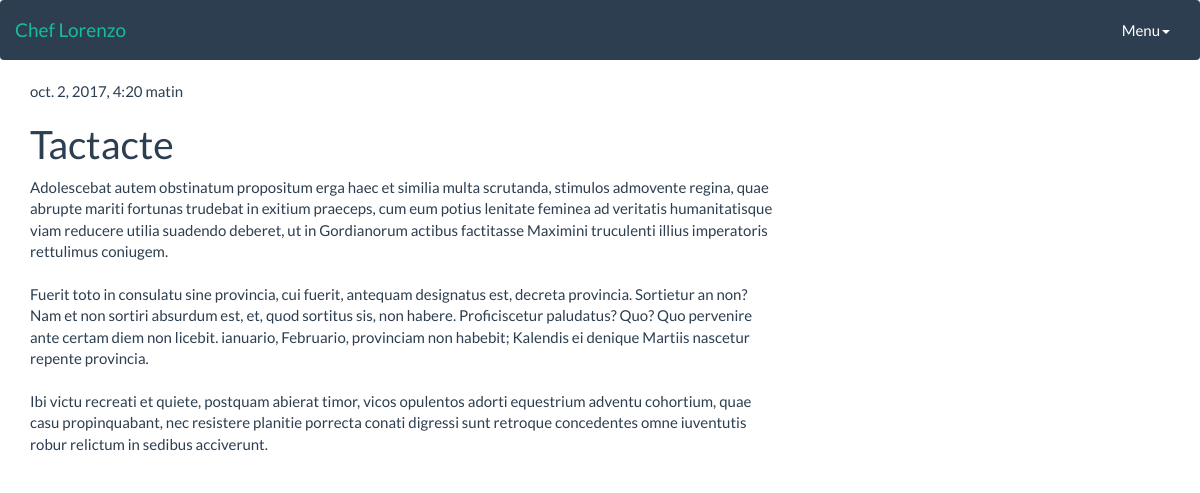
The app's page /post/2/ with its own data.
### blog/models.py (models this page shows, shortened)
class Post(models.Model):
    author = models.ForeignKey('auth.User')
    title = models.CharField(max_length=200)
    text = models.TextField()
    created_date = models.DateTimeField(
            default=timezone.now)
    published_date = models.DateTimeField(
            blank=True, null=True)

### blog/views.py (the view)
# urls.py: url(r'^post/(?P<pk>[0-9]+)/$', views.post_detail, name='post_detail'),
def post_detail(request, pk):
    post = get_object_or_404(Post, pk=pk)
    return render(request, 'blog/post_detail.html', {'post': post})

### blog/templates/blog/post_detail.html (shortened to what this page needs)
{% extends 'blog/base.html' %}
{% block content %}
    <div class="post">
        {% if post.published_date %}
            <div class="date">
                {{ post.published_date }}
            </div>
        {% endif %}
        <h1>{{ post.title }}</h1>
        <p>{{ post.text|linebreaksbr }}</p>
    </div>
{% endblock %}

### records on screen
Post: published_date "oct. 2, 2017, 4:20 matin", title "Tactacte", text "Adolescebat autem obstinatum propositum erga haec et similia multa scrutanda, stimulos admovente regina, quae abrupte mariti fortunas trudebat in exitium praeceps, cum eum potius lenitate feminea ad veritatis humanitatisque viam reducere utilia suadendo deberet, ut in Gordianorum actibus factitasse Maximini truculenti illius imperatoris rettulimus coniugem. Fuerit toto in consulatu sine provincia, cui fuerit, antequam designatus est, decreta provincia. Sortietur an non? Nam et non sortiri absurdum est, et, quod sortitus sis, non habere. Proficiscetur paludatus? Quo? Quo pervenire ante certam diem non licebit. ianuario, Februario, provinciam non habebit; Kalendis ei denique Martiis nascetur…"
